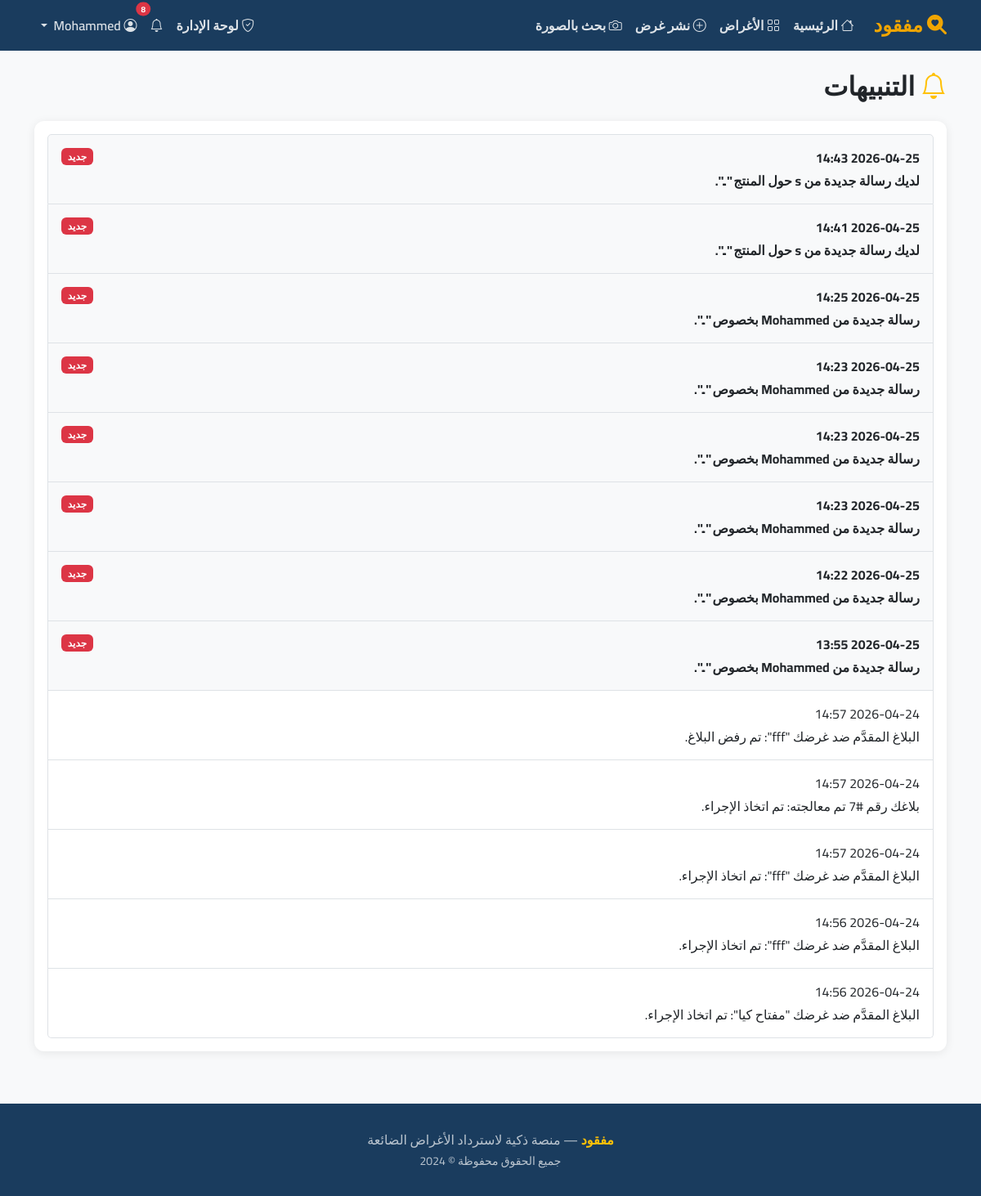
/profile/notifications (signed in), run on the app's committed database.
### models/report.py (models this page shows, shortened)
class Notification(db.Model):
    __tablename__ = 'notifications'
    id         = db.Column(db.Integer, primary_key=True)
    user_id    = db.Column(db.Integer, db.ForeignKey('users.id', ondelete='CASCADE'), nullable=False)
    message    = db.Column(db.String(1000), nullable=False)
    link       = db.Column(db.String(500), nullable=True)
    is_read    = db.Column(db.Boolean, default=False)
    created_at = db.Column(db.DateTime, default=datetime.utcnow)
    user = db.relationship('User', back_populates='notifications')

### routes/profile.py (the view)
@profile_bp.route('/notifications')
@login_required
def notifications():
    from models.report import Notification
    notifications = Notification.query.filter_by(user_id=current_user.id)\
                                .order_by(Notification.created_at.desc()).all()
    return render_template('profile/notifications.html', notifications=notifications)

### models/user.py (called while the page is built)
@login_manager.user_loader
def load_user(user_id):
    return User.query.get(int(user_id))

### templates/profile/notifications.html (shortened to what this page needs)
{% extends "base.html" %}
{% block content %}
<div class="container mt-4">
    <h2 class="fw-bold mb-4"><i class="bi bi-bell text-warning"></i> التنبيهات</h2>
    <div class="card p-3">
        {% if notifications %}
        <div class="list-group">
            {% for notif in notifications %}
            {% if notif.link %}
            <a href="{{ notif.link }}" class="list-group-item list-group-item-action py-3 {% if not notif.is_read %}fw-bold bg-light{% endif %}">
            {% else %}
            <div class="list-group-item py-3 {% if not notif.is_read %}fw-bold bg-light{% endif %}">
            {% endif %}
                <div class="d-flex justify-content-between align-items-start mb-1">
                    <span>{{ notif.created_at.strftime('%Y-%m-%d %H:%M') }}</span>
                    {% if not notif.is_read %}<span class="badge bg-danger">جديد</span>{% endif %}
                </div>
                <p class="mb-0">{{ notif.message|safe }}</p>
            {% if notif.link %}
            </a>
            {% else %}
            </div>
            {% endif %}
            {% endfor %}
        </div>
        {% else %}
        <p class="text-muted">لا توجد تنبيهات حالياً.</p>
        {% endif %}
    </div>
</div>
{% endblock %}

### templates/base.html (style rules this page uses)
:root { --primary: #1a3c5e; --accent: #f0a500; --success: #28a745; --danger: #dc3545; --bg-light: #f8f9fa; --text-dark: #212529; }
body { font-family: 'Cairo', sans-serif; background: var(--bg-light); color: var(--text-dark); }
.card { border: none; border-radius: 12px; box-shadow: 0 2px 12px rgba(0,0,0,.08); }

### data on the page
Notification: created_at "2026-04-25 14:43", is_read "جديد", message "لديك رسالة جديدة من s حول المنتج \"..\"."
Notification: created_at "2026-04-25 14:41", is_read "جديد", message "لديك رسالة جديدة من s حول المنتج \"..\"."
Notification: created_at "2026-04-25 14:25", is_read "جديد", message "رسالة جديدة من Mohammed بخصوص \"..\"."
Notification: created_at "2026-04-25 14:23", is_read "جديد", message "رسالة جديدة من Mohammed بخصوص \"..\"."
Notification: created_at "2026-04-25 14:23", is_read "جديد", message "رسالة جديدة من Mohammed بخصوص \"..\"."
Notification: created_at "2026-04-25 14:23", is_read "جديد", message "رسالة جديدة من Mohammed بخصوص \"..\"."
Notification: created_at "2026-04-25 14:22", is_read "جديد", message "رسالة جديدة من Mohammed بخصوص \"..\"."
Notification: created_at "2026-04-25 13:55", is_read "جديد", message "رسالة جديدة من Mohammed بخصوص \"..\"."
Notification: created_at "2026-04-24 14:57", message "البلاغ المقدَّم ضد غرضك \"fff\": تم رفض البلاغ."
Notification: created_at "2026-04-24 14:57", message "بلاغك رقم #7 تم معالجته: تم اتخاذ الإجراء."
Notification: created_at "2026-04-24 14:57", message "البلاغ المقدَّم ضد غرضك \"fff\": تم اتخاذ الإجراء."
Notification: created_at "2026-04-24 14:56", message "البلاغ المقدَّم ضد غرضك \"fff\": تم اتخاذ الإجراء."
Notification: created_at "2026-04-24 14:56", message "البلاغ المقدَّم ضد غرضك \"مفتاح كيا\": تم اتخاذ الإجراء."

### other printed values
{{ unread|length }} "8"
